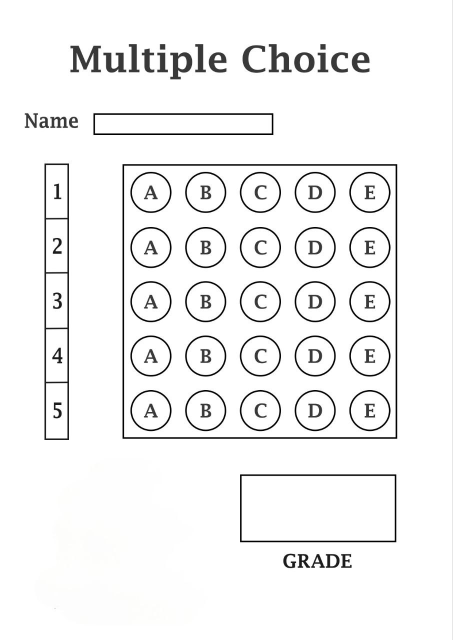
#> input picture mcq.jpg, 905 x 1280 px, given in place of the camera (shown at 1/2 size)
$ python maihCam.py
#> lines starting #> are read from the running program, lines starting #| are printed output that depends on the picture; after the words box and inside, x2 and y2 are one past the last pixel; in counts of white or black regions, pixels touching at a corner belong together
### util.py
import cv2
import numpy as np

def stackImages(imgArray,scale,lables=[]):
    rows = len(imgArray)
    cols = len(imgArray[0])
    rowsAvailable = isinstance(imgArray[0], list)
    width = imgArray[0][0].shape[1]
    height = imgArray[0][0].shape[0]
    if rowsAvailable:
        for x in range ( 0, rows):
            for y in range(0, cols):
                imgArray[x][y] = cv2.resize(imgArray[x][y], (0, 0), None, scale, scale)
                if len(imgArray[x][y].shape) == 2: imgArray[x][y]= cv2.cvtColor( imgArray[x][y], cv2.COLOR_GRAY2BGR)
        imageBlank = np.zeros((height, width, 3), np.uint8)
        hor = [imageBlank]*rows
        hor_con = [imageBlank]*rows
        for x in range(0, rows):
            hor[x] = np.hstack(imgArray[x])
            hor_con[x] = np.concatenate(imgArray[x])
        ver = np.vstack(hor)
        ver_con = np.concatenate(hor)
    else:
        for x in range(0, rows):
            imgArray[x] = cv2.resize(imgArray[x], (0, 0), None, scale, scale)
            if len(imgArray[x].shape) == 2: imgArray[x] = cv2.cvtColor(imgArray[x], cv2.COLOR_GRAY2BGR)
        hor= np.hstack(imgArray)
        hor_con= np.concatenate(imgArray)
        ver = hor
    if len(lables) != 0:
        eachImgWidth= int(ver.shape[1] / cols)
        eachImgHeight = int(ver.shape[0] / rows)
        #print(eachImgHeight)
        for d in range(0, rows):
            for c in range (0,cols):
                cv2.rectangle(ver,(c*eachImgWidth,eachImgHeight*d),(c*eachImgWidth+len(lables[d][c])*13+27,30+eachImgHeight*d),(255,255,255),cv2.FILLED)
                cv2.putText(ver,lables[d][c],(eachImgWidth*c+10,eachImgHeight*d+20),cv2.FONT_HERSHEY_COMPLEX,0.7,(255,0,255),2)
    return ver


def rectCounter(contour):

    rectCont=[]
    for i in contour:
        area=cv2.contourArea(i);
        #print('area',area);
        if area>50:
            peri=cv2.arcLength(i,True)
            approx=cv2.approxPolyDP(i,0.02*peri,True)
            #print('corner Points',approx)
            if len(approx)==4:
                rectCont.append(i)
    rectCont=sorted(rectCont,key=cv2.contourArea,reverse=True)
    return rectCont

def getCornerPoints(cont):
            peri=cv2.arcLength(cont,True)
            approx=cv2.approxPolyDP(cont,0.02*peri,True)
            return approx
def reorder(myPoints):
     myPoints=myPoints.reshape((4,2))
     myPointsNew=np.zeros((4,1,2),np.int32)
     add=myPoints.sum(1)
    #  print(myPoints)
    #  print(add)
     myPointsNew[0]=myPoints[np.argmin(add)] #[0,0]
     myPointsNew[3]=myPoints[np.argmax(add)] #[w,h]
     diff=np.diff(myPoints,axis=1);
     myPointsNew[1]=myPoints[np.argmin(diff)]  #[w,0]
     myPointsNew[2]=myPoints[np.argmax(diff)]  #[0,h]
    # print(diff)

     return myPointsNew

def splitBoxes(img):
     rows=np.vsplit(img,5)

     boxes=[]
     for r in rows:
          cols=np.hsplit(r,5)
          for box in cols:
               boxes.append(box)

     return boxes

def showAnswers(img,myIndex,grading,answers,questions,choices):
     secW=int(img.shape[1]/questions)
     secH=int(img.shape[0]/choices)

     for x in range(0,questions):
          myAns=myIndex[x]
          cx=(myAns*secW)+secW//2
          cy=(x*secH)+secH//2
          if grading[x]==1:
               myColor=(0,255,0)
          else:
               myColor=(0,0,255)
               correctAns=answers[x]
               cv2.circle(img,((correctAns*secW)+secW//2,(x*secH)+secH//2),20,(0,255,0),cv2.FILLED)


          cv2.circle(img,(cx,cy),50,myColor,cv2.FILLED)
     return img


### maihCam.py
import cv2
import numpy as np
import util

# Constants
webCamFeed = True
cap = cv2.VideoCapture(0)
cap.set(10,150)
imgWidth = 700
imgHeight = 700
questions = 5
choices = 5
ans = [1, 2, 3, 1, 3]  # Correct answers


while True:
    if webCamFeed:success,img=cap.read()
#> img is the input picture: shape (1280, 905, 3); mean B, G, R 242.9, 242.9, 242.9
    else:img = cv2.imread("opencv//assets//omr2.jpg")
# Load and Preprocess the Image

    img = cv2.resize(img, (imgWidth, imgHeight))
#> img: shape (700, 700, 3)

    # Create copies of the image for various steps
    imgContours = img.copy()
    imgBigContours = img.copy()
    imgFinal = img.copy()

    # Convert to grayscale and apply Gaussian Blur
    imgGray = cv2.cvtColor(img, cv2.COLOR_BGR2GRAY)
    imgBlur = cv2.GaussianBlur(imgGray, (5, 5), 1)

    # Detect edges using Canny edge detector
    imgCanny = cv2.Canny(imgBlur, 10, 50)
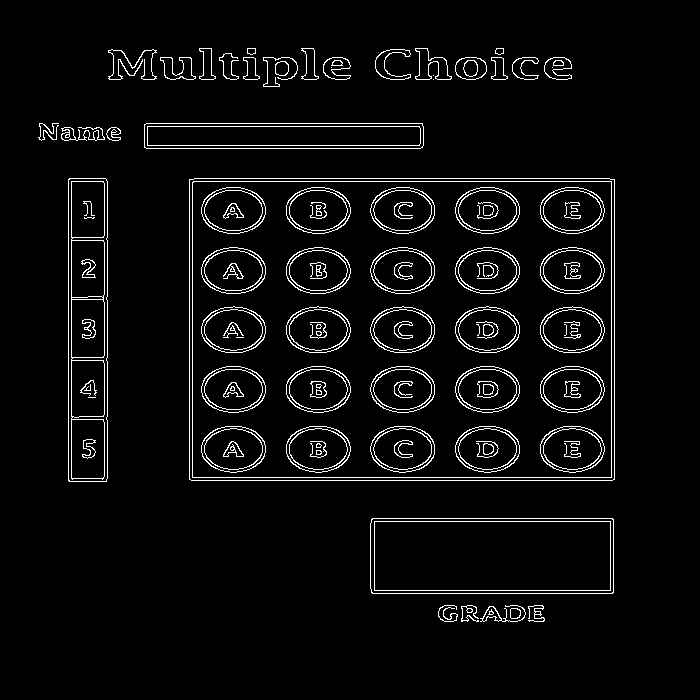
#> imgCanny: shape (700, 700); 4.5% white in thin lines or dots, all inside (x1, y1, x2, y2) = (38, 48, 615, 622)

    try:
    # Find all contours
        countors, hierarchy = cv2.findContours(imgCanny, cv2.RETR_EXTERNAL, cv2.CHAIN_APPROX_NONE)
#> countors = 31 contours, 5 with area under 20; largest, box (x1, y1, x2, y2) and area: (189, 178, 615, 481) 128338, (370, 518, 614, 594) 18214, (68, 178, 108, 482) 11800, (144, 123, 424, 149) 6966, (455, 57, 487, 80) 572
        cv2.drawContours(imgContours, countors, -1, (0, 255, 0), 10)
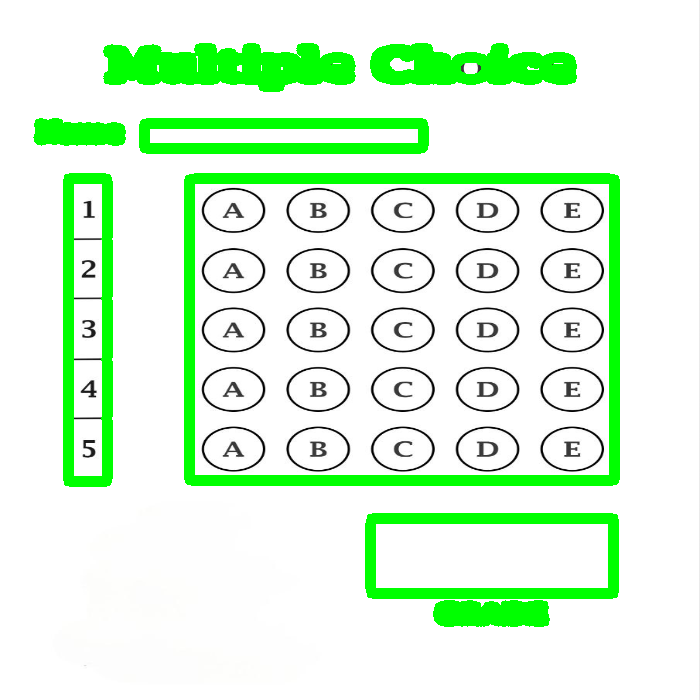
#> imgContours: shape (700, 700, 3); mean B, G, R 219.1, 248.9, 219.1

        # Find rectangular contours
        rectCont = util.rectCounter(countors)
#> the loop in rectCounter, `for i in contour:` made 31 passes
#> (area, peri, approx) on passes 6, 7, 8, 11: (18214, 632.5, [[371, 519], [372, 593], [613, 592], [612, 518]]), (128338, 1451.7, [[189, 179], [189, 479], [614, 479], [614, 179]]), (11799.5, 684.4, [[69, 178], [68, 480], [106, 481], [107, 181]]), (6965.5, 605.1, [[144, 124], [146, 148], [423, 145], [422, 123]])
#> (area, peri) on passes 1, 3, 9, 10, 15, 16: (92, 36.49), (160.5, 219.6), (126, 62.63), (182, 282.7), (161.5, 47.56), (408, 121.6)
#> after the loop in rectCounter, `for i in contour:`: rectCont = 4 contours; box (x1, y1, x2, y2) and area: (189, 178, 615, 481) 128338, (370, 518, 614, 594) 18214, (68, 178, 108, 482) 11800, (144, 123, 424, 149) 6966
        biggestContour = util.getCornerPoints(rectCont[0])
#> in getCornerPoints, `peri=cv2.arcLength(cont,True)`: peri = 1451.7
#> in getCornerPoints, `approx=cv2.approxPolyDP(cont,0.02*peri,True)`: approx = [[189, 179], [189, 479], [614, 479], [614, 179]]
#> biggestContour = [[189, 179], [189, 479], [614, 479], [614, 179]]
        gradePoints = util.getCornerPoints(rectCont[1])
#> gradePoints = [[371, 519], [372, 593], [613, 592], [612, 518]]

        if biggestContour.size != 0 and gradePoints.size != 0:
            # Draw the contours
            cv2.drawContours(imgBigContours, biggestContour, -1, (0, 255, 0), 20)
            cv2.drawContours(imgBigContours, gradePoints, -1, (255, 0, 0), 20)

            # Reorder the corner points
            biggestContour = util.reorder(biggestContour)
#> in reorder, `myPoints=myPoints.reshape((4,2))`: myPoints = [[189, 179], [189, 479], [614, 479], [614, 179]]
#> in reorder, `add=myPoints.sum(1)`: add = [368, 668, 1093, 793]
#> in reorder, `diff=np.diff(myPoints,axis=1);`: diff = [-10, 290, -135, -435]
#> biggestContour = [[189, 179], [614, 179], [189, 479], [614, 479]]
            gradePoints = util.reorder(gradePoints)
#> gradePoints = [[371, 519], [612, 518], [372, 593], [613, 592]]

            # Transform perspective to obtain a top-down view of the OMR sheet
            pt1 = np.float32(biggestContour)
#> pt1 = [[189, 179], [614, 179], [189, 479], [614, 479]]
            pt2 = np.float32([[0, 0], [imgWidth, 0], [0, imgHeight], [imgWidth, imgHeight]])
            matrix = cv2.getPerspectiveTransform(pt1, pt2)
#> matrix = [[1.65, 8.94e-17, -311.3], [-9.26e-17, 2.33, -417.7], [-2.87e-19, 0, 1]]
            imageColored = cv2.warpPerspective(img, matrix, (imgWidth, imgHeight))

            # Transform perspective for the grading area
            ptg1 = np.float32(gradePoints)
#> ptg1 = [[371, 519], [612, 518], [372, 593], [613, 592]]
            ptg2 = np.float32([[0, 0], [325, 0], [0, 150], [325, 150]])
            matrixg = cv2.getPerspectiveTransform(ptg1, ptg2)
#> matrixg = [[1.35, -0.0182, -490.8], [0.00841, 2.03, -1055.1], [-5.52e-18, -3.77e-18, 1]]
            imageGrade = cv2.warpPerspective(img, matrixg, (325, 150))

        # Apply thresholding
        imgWarpGray = cv2.cvtColor(imageColored, cv2.COLOR_BGR2GRAY)
        imgThresh = cv2.threshold(imgWarpGray, 170, 255, cv2.THRESH_BINARY_INV)[1]
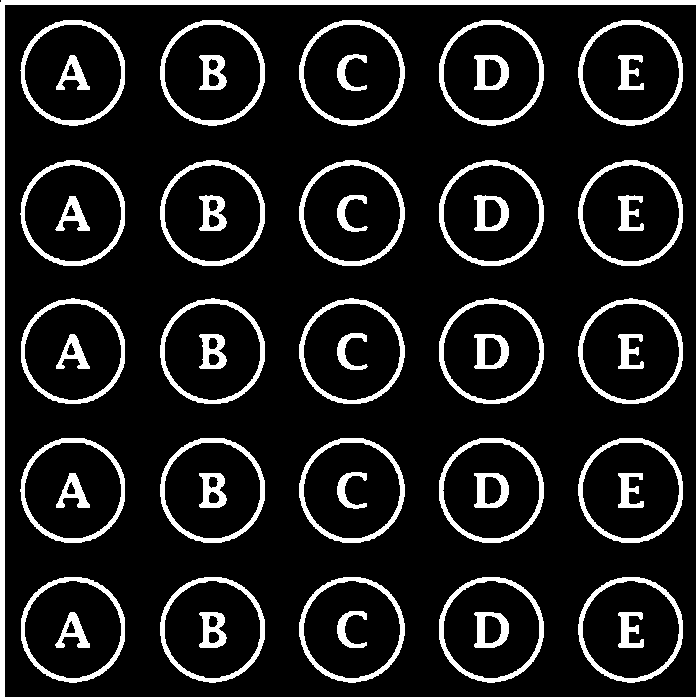
#> imgThresh: shape (700, 700); 13.1% white; 51 white regions, largest, box (x1, y1, x2, y2) and area: (0, 0, 700, 700) 11826, (160, 160, 265, 266) 1575, (439, 160, 544, 266) 1575

        # Split the thresholded image into individual boxes
        boxes = util.splitBoxes(imgThresh)
#> in splitBoxes, `rows=np.vsplit(img,5)`: rows = 5 items
#> the loop in splitBoxes, `for r in rows:` made 5 passes
#> after the loop in splitBoxes, `for r in rows:`: boxes = 25 items
#> boxes = 25 items

        # Count non-zero pixels in each box
        myPixelVal = np.zeros((questions, choices))
        countC = 0
        countR = 0

        for imgp in boxes:
            totalPixels = cv2.countNonZero(imgp)
            myPixelVal[countR][countC] = totalPixels
            countC += 1
            if countC == choices:
                countR += 1
                countC = 0
#> this loop made 25 passes
#> totalPixels on passes 1 to 12: 3406, 2853, 2703, 2938, 3291, 2756, 2170, 2013, 2241, 2614, 2710, 2141
#> after the loop, countC = 0; countR = 5; myPixelVal = [[3406, 2853, 2703, 2938, 3291], [2756, 2170, 2013, 2241, 2614], [2710, 2141, 1995, 2208, 2596], [2730, 2157, 1986, 2229, 2593], [3137, 2570, 2406, 2647, 3031]]

        # Find index of marked bubbles
        myIndex = []

        for x in range(questions):
            arr = myPixelVal[x]
            myIndexVal = np.where(arr == np.amax(arr))
            myIndex.append(myIndexVal[0][0])
#> this loop made 5 passes
#> after the loop, myIndex = [0, 0, 0, 0, 0]

        # Grade the responses
        grading = []

        for x in range(questions):
            if ans[x] == myIndex[x]:
                grading.append(1)
            else:
                grading.append(0)
#> after the loop, grading = [0, 0, 0, 0, 0]

        # Calculate the score
        score = (sum(grading) / questions) * 100
#> score = 0
        print(score)
#| 0.0

        # Display the results
        imgResult = imageColored.copy()
        imgResult = util.showAnswers(imgResult, myIndex, grading, ans, questions, choices)
#> after the loop in showAnswers, `for x in range(0,questions):`:
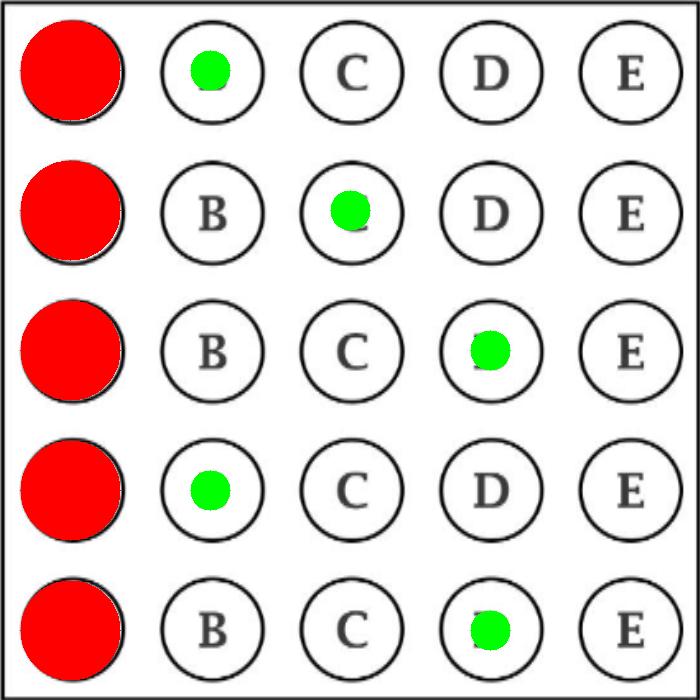
#> img: shape (700, 700, 3); mean B, G, R 208.4, 211.7, 228.8

        # Draw the answers and grading on a blank image
        imgDrawing = np.zeros_like(imageColored)
        imgDrawing = util.showAnswers(imgDrawing, myIndex, grading, ans, questions, choices)
#> call 2 of showAnswers, with questions = 5, choices = 5
#> after the loop in showAnswers (call 2), `for x in range(0,questions):`:
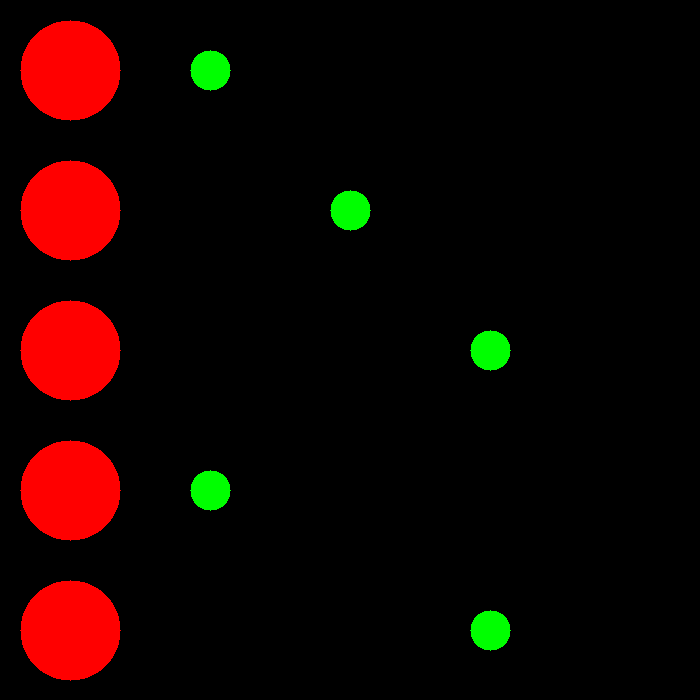
#> img: shape (700, 700, 3); mean B, G, R 0, 3.3, 20.4

        # Transform perspective back to original
        inversematrix = cv2.getPerspectiveTransform(pt2, pt1)
#> inversematrix = [[0.607, 0, 189], [0, 0.429, 179], [0, 0, 1]]
        imageInverse = cv2.warpPerspective(imgDrawing, inversematrix, (imgWidth, imgHeight))
        imgFinal = cv2.addWeighted(imgFinal, 1, imageInverse, 1, 0)

        # Add the score to the grading area
        imgRawGrade = np.zeros_like(imageGrade)
        cv2.putText(imgRawGrade, str(int(score)) + "%", (60, 100), cv2.FONT_HERSHEY_COMPLEX, 3, (0, 255, 255), 3)
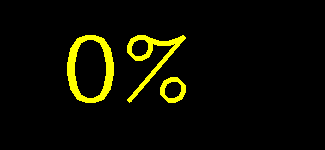
#> imgRawGrade: shape (150, 325, 3); mean of channels 0, 1, 2 0, 12.2, 12.2; drawn as B, G, R
        inversematrixg = cv2.getPerspectiveTransform(ptg2, ptg1)
#> inversematrixg = [[0.742, 0.00667, 371], [-0.00308, 0.493, 519], [0, 0, 1]]
        imageInverseG = cv2.warpPerspective(imgRawGrade, inversematrixg, (imgWidth, imgHeight))
        imgFinal = cv2.addWeighted(imgFinal, 1, imageInverseG, 1, 0)

        # Stack images for display
        imgBlank = np.zeros_like(img)
        imgArray = ([img, imgGray, imgBlur, imgCanny],
                    [imgContours, imgBigContours, imageColored, imgThresh],
                    [imgResult, imgDrawing, imageInverse, imgFinal])
    except:
        imgBlank = np.zeros_like(img)
        imgArray = ([img, imgGray, imgBlur, imgCanny],
                    [imgBlank, imgBlank, imgBlank,imgBlank],
                    [imgBlank, imgBlank, imgBlank, imgBlank])
    labels = [['original', 'Gray', 'Blur', 'canny'],
          ['contors', 'biggest con', 'warp', 'thresh'],
          ['result', 'raw drawing', 'inv warp', 'img final']]
    imageStack = util.stackImages(imgArray, 0.3, labels)
#> in stackImages, `rows = len(imgArray)`: rows = 3
#> in stackImages, `cols = len(imgArray[0])`: cols = 4
#> in stackImages, `rowsAvailable = isinstance(imgArray[0], list)`: rowsAvailable = True
#> in stackImages, `hor = [imageBlank]*rows`: hor = 3 items
#> in stackImages, `eachImgWidth= int(ver.shape[1] / cols)`: eachImgWidth = 210
#> after the loop in stackImages, `for d in range(0, rows):`:
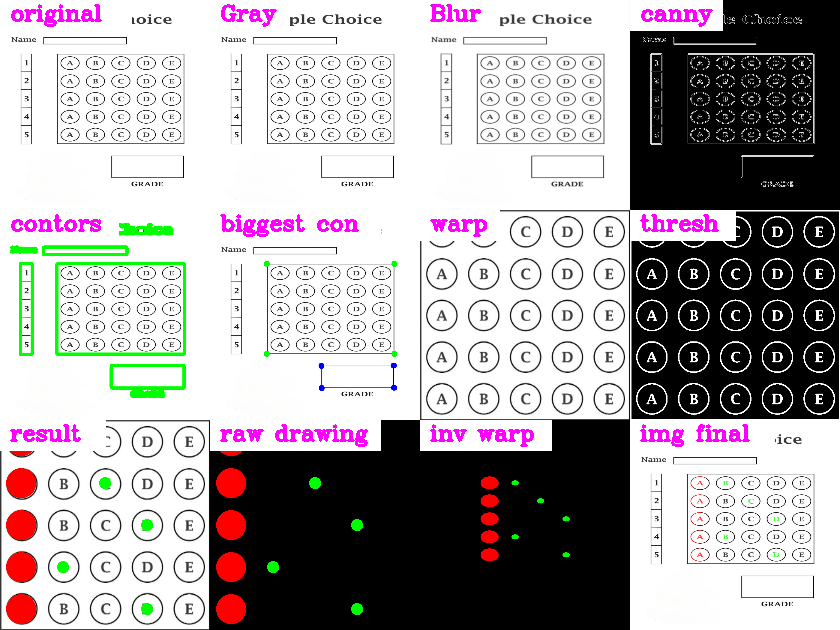
#> ver: shape (630, 840, 3); mean of channels 0, 1, 2 168.7, 167, 172; drawn as B, G, R

    # Display the final images
    cv2.imshow('final', imgFinal)
    cv2.imshow('omr', imageStack)
    if cv2.waitKey(1) & 0xFF==ord('s'):
#> (key Esc is pressed here)
        cv2.imWrite('FinalResult.jpg',imgFinal)
        cv2.waitKey(500)
